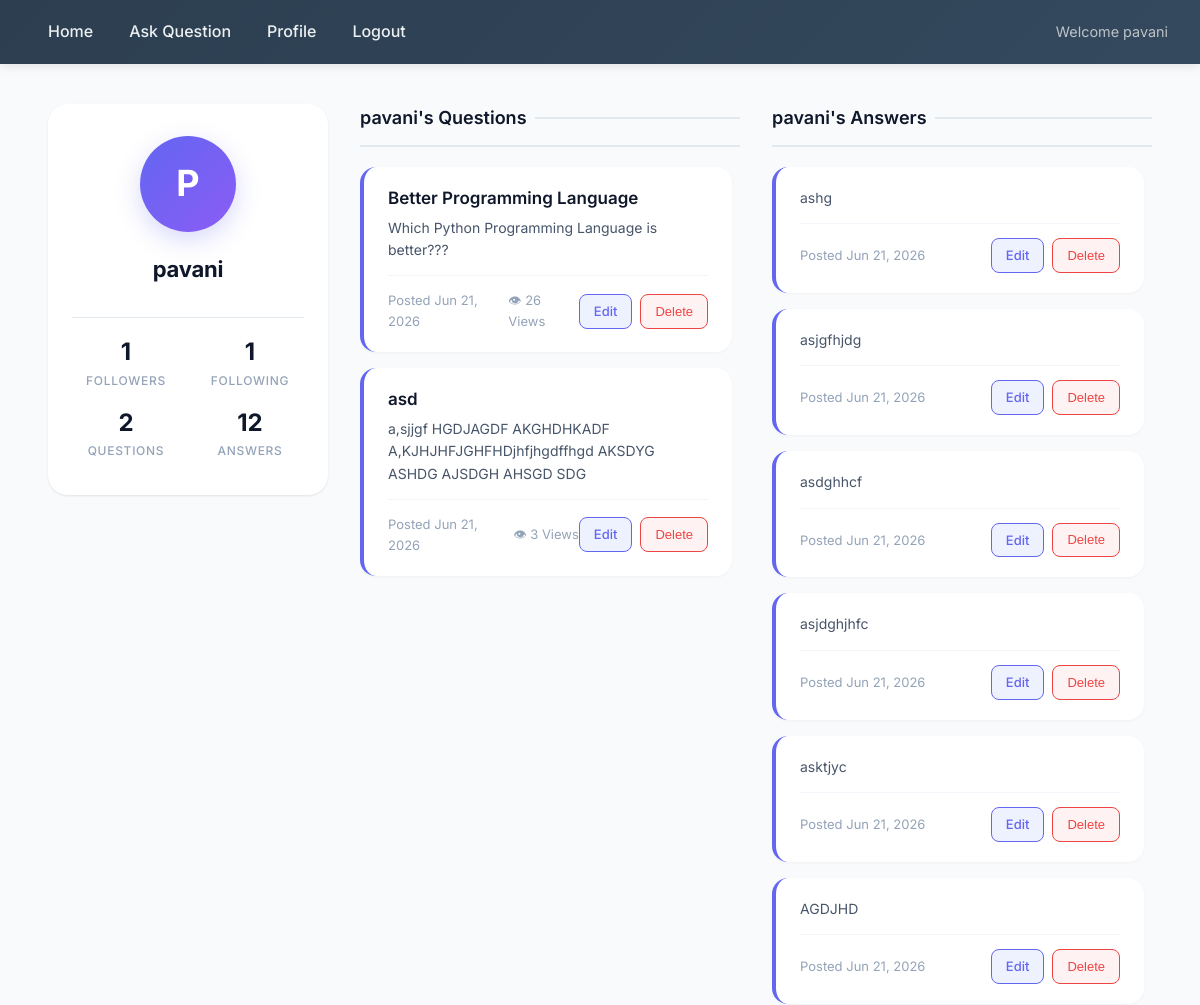
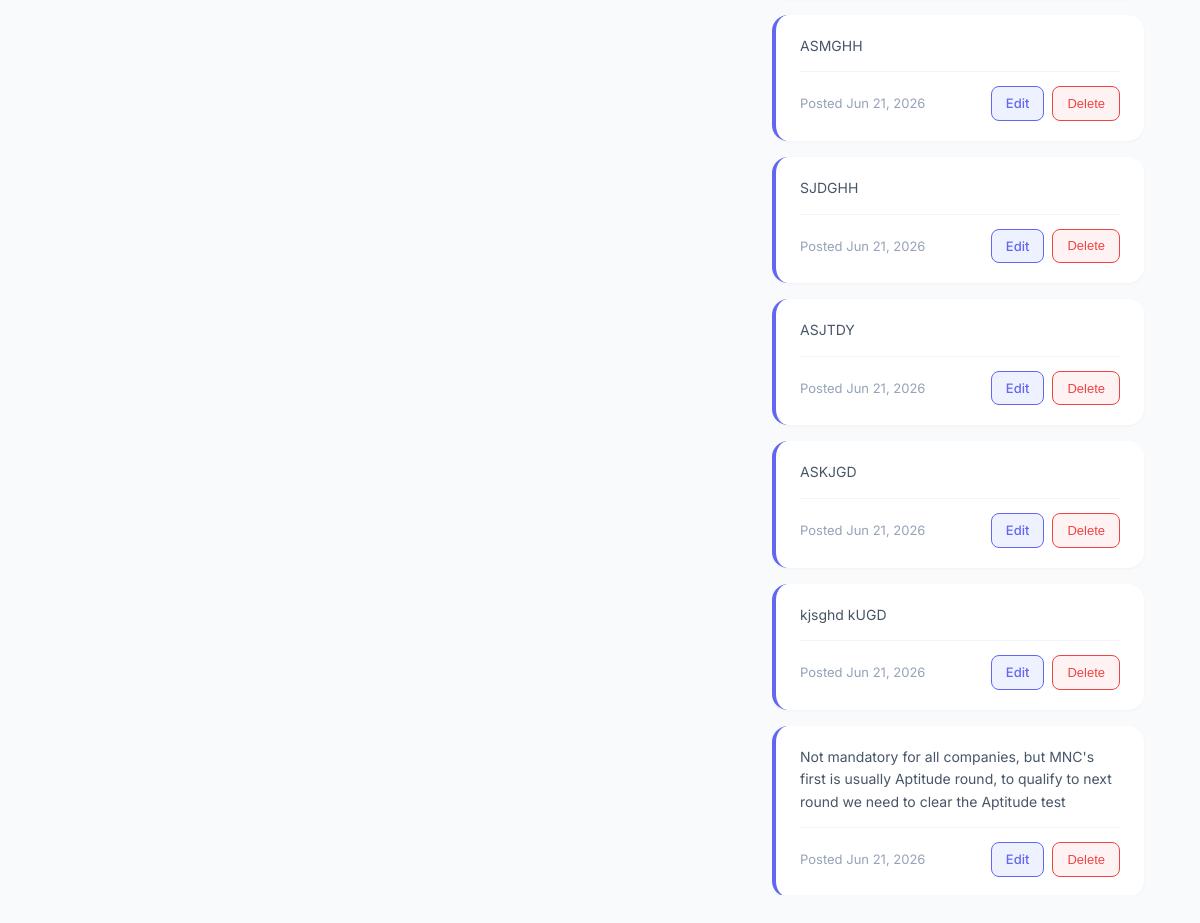
Screenshot of /user/1/ (signed in) with the database file from the repository (2 pictures, top to bottom).
### qa/models.py (models this page shows, shortened)
class Question(models.Model):
    title = models.CharField(max_length=200)
    body = models.TextField()
    tags = models.CharField(max_length=200)
    author = models.ForeignKey(
        User,
        on_delete=models.CASCADE
    )
    created_at = models.DateTimeField(
        auto_now_add=True
    )
    views = models.PositiveIntegerField(default=0)

class Answer(models.Model):
    question = models.ForeignKey(
        Question,
        on_delete=models.CASCADE,
        related_name='answers'
    )
    body = models.TextField()
    author = models.ForeignKey(
        User,
        on_delete=models.CASCADE
    )
    votes = models.IntegerField(
        default=0
    )
    created_at = models.DateTimeField(
        auto_now_add=True
    )
    is_accepted = models.BooleanField(
        default=False
    )

### qa/views.py (the view)
@login_required
def user_profile(request, user_id):
    user = get_object_or_404(
        User,
        id=user_id
    )
    followers_count = Follow.objects.filter(following=user).count()
    following_count = Follow.objects.filter(follower=user).count()
    is_following = False
    if request.user.is_authenticated:
        is_following = Follow.objects.filter(
            follower=request.user,
            following=user
        ).exists()
    print("User:", user.username)
    print("Followers:", followers_count)
    print("Following:", following_count)
    questions = Question.objects.filter(author=user)
    answers = Answer.objects.filter(author=user)
    return render(
        request,
        'qa/profile.html',
        {
            'profile_user': user,
            'questions': questions,
            'answers': answers,
            'followers_count': followers_count,
            'following_count': following_count,
            'is_following': is_following,
        }
    )

### qa/templates/qa/profile.html (shortened to what this page needs)
{% extends 'qa/base.html' %}
{% block content %}
<div class="container">
    <div class="profile-container">
        <aside class="left-column">
            <div class="profile-card">
                <div class="avatar">{{ profile_user.username|first|upper }}</div>
                <div class="profile-info">
                    <h2>{{ profile_user.username }}</h2>
                </div>
                <div class="stats">
                    <div class="stat-card"
                        data-user-id="{{ profile_user.id }}"
                        onclick="openFollowersModal(this)"
                        style="cursor:pointer;">
                        <strong>{{ followers_count }}</strong>
                        <span>Followers</span>
                    </div>
                    <div class="stat-card"
                        data-user-id="{{ profile_user.id }}"
                        onclick="openFollowingModal(this)"
                        style="cursor:pointer;">
                        <strong>{{ following_count }}</strong>
                        <span>Following</span>
                    </div>
                    <div class="stat-card">
                        <strong>{{ questions|length }}</strong>
                        <span>Questions</span>
                    </div>
                    <div class="stat-card">
                        <strong>{{ answers|length }}</strong>
                        <span>Answers</span>
                    </div>
                </div>
            </div>
        </aside>
        <section class="middle-column">
            <h2 class="section-title">{{ profile_user.username }}'s Questions</h2>
            <div class="scroll-box">
                {% for q in questions %}
                <article class="post-card">
                    <a href="{% url 'question_detail' q.id %}" class="post-title">{{ q.title }}</a>
                    <div class="post-body">{{ q.body|truncatewords:20 }}</div>
                    <div class="post-meta">
                        <span>Posted {{ q.created_at|date:"M d, Y" }}</span>👁 {{ q.views }} Views
                        <div class="action-buttons">
                            {% if request.user == q.author %}
                            <a href="{% url 'edit_question' q.id %}" class="btn edit-btn">Edit</a>
                            <button class="btn delete-btn" onclick="openModal('{{ q.id }}', 'question')">Delete</button>
                            {% endif %}
                        </div>
                    </div>
                </article>
                {% empty %}
                <div class="empty-state">
                    <p>No questions posted yet.</p>
                </div>
                {% endfor %}
            </div>
        </section>
        <div class="right-column">
            <h2 class="section-title">{{ profile_user.username }}'s Answers</h2>
            <div class="scroll-box">
                {% for a in answers %}
                <article class="post-card">
                    <div class="post-body">{{ a.body|truncatewords:30 }}</div>
                    <div class="post-meta">
                        <span>Posted {{ a.created_at|date:"M d, Y" }}</span>
                        <div class="action-buttons">
                            {% if request.user == a.author %}
                            <a href="{% url 'edit_answer' a.id %}" class="btn edit-btn">Edit</a>
                            <button class="btn delete-btn" onclick="openModal('{{ a.id }}', 'answer')">Delete</button>
                            {% endif %}
                        </div>
                    </div>
                </article>
                {% empty %}
                <div class="empty-state">
                    <p>No answers posted yet.</p>
                </div>
                {% endfor %}
            </div>
    </div>
</div>
{% endblock %}

### qa/templates/qa/base.html (shortened to what this page needs)
<!DOCTYPE html>
<html>
<head>
</head>
<body>
<nav>
    <a href="{% url 'home' %}">Home</a>
    {% if user.is_authenticated %}
        <a href="{% url 'ask_question' %}">Ask Question</a>
         <a href="{% url 'profile' user.id %}">
            Profile
        </a>
        <a href="{% url 'logout' %}">Logout</a>
        <span>
            Welcome {{ user.username }}
        </span>
    {% else %}
        <a href="{% url 'login' %}">Login</a>
        <a href="{% url 'register' %}">Register</a>
    {% endif %}
</nav>
<div class="container">
    {% block content %}
    {% endblock %}
</div>
</body>
</html>

### qa/templates/qa/base.html (style rules this page uses)
* { margin: 0; padding: 0; box-sizing: border-box; }
body { font-family: 'Inter', -apple-system, BlinkMacSystemFont, 'Segoe UI', Roboto, sans-serif; background: #f8f9fa; color: #2d3436; line-height: 1.6; min-height: 100vh; display: flex; flex-direction: column; }
nav { background: linear-gradient(135deg, #2c3e50 0%, #34495e 100%); padding: 0 2rem; display: flex; align-items: center; height: 64px; box-shadow: 0 2px 10px rgba(0,0,0,0.1); position: sticky; top: 0; z-index: 100; }
nav a { color: #ecf0f1; text-decoration: none; padding: 8px 16px; border-radius: 6px; font-weight: 500; transition: all 0.2s ease; margin-right: 4px; }
nav span { margin-left: auto; color: #bdc3c7; font-size: 0.9rem; }
.container { width: 100%; max-width: 1200px; margin: 0 auto; padding: 0 16px; flex: 1; }

### qa/templates/qa/profile.html (style rules this page uses)
*, *::before, *::after { margin: 0; padding: 0; box-sizing: border-box; }
html, body { overflow: hidden; }
body { font-family: 'Inter', -apple-system, BlinkMacSystemFont, 'Segoe UI', Roboto, sans-serif; background: #f8fafc; color: #1e293b; line-height: 1.6; }
.container { max-width: 1280px; margin: 0 auto; padding: 0 24px; }
.profile-container { display: grid; grid-template-columns: 280px 1fr 1fr; gap: 32px; padding: 40px 0; }
.left-column { position: sticky; top: 24px; height: fit-content; }
.profile-card { background: #ffffff; border-radius: 20px; padding: 32px 24px; box-shadow: 0 1px 3px rgba(0, 0, 0, 0.06), 0 1px 2px rgba(0, 0, 0, 0.04); text-align: center; transition: box-shadow 0.3s ease; }
.avatar { width: 96px; height: 96px; border-radius: 50%; background: linear-gradient(135deg, #6366f1, #8b5cf6); color: #ffffff; font-size: 36px; font-weight: 700; display: flex; align-items: center; justify-content: center; margin: 0 auto 20px; box-shadow: 0 8px 24px rgba(99, 102, 241, 0.25); }
.profile-info h2 { font-size: 22px; font-weight: 700; color: #0f172a; letter-spacing: -0.01em; }
.stats { display: grid; grid-template-columns: repeat(2, 1fr); gap: 16px; border-top: 1px solid #e2e8f0; padding-top: 20px; margin-top: 10px; }
.stat-card strong { display: block; font-size: 24px; font-weight: 700; color: #0f172a; line-height: 1.2; }
.stat-card span { font-size: 12px; font-weight: 500; color: #94a3b8; text-transform: uppercase; letter-spacing: 0.06em; }
.middle-column, .right-column { min-width: 0; }
.section-title { font-size: 18px; font-weight: 600; color: #0f172a; margin-bottom: 20px; padding-bottom: 12px; border-bottom: 2px solid #e2e8f0; display: flex; align-items: center; gap: 8px; }
.section-title::after { content: ''; flex: 1; height: 2px; background: #e2e8f0; }
.post-card { background: #ffffff; border-radius: 16px; padding: 20px 24px; margin-bottom: 16px; box-shadow: 0 1px 3px rgba(0, 0, 0, 0.04); border-left: 4px solid #6366f1; transition: all 0.2s ease; }
.post-title { font-size: 17px; font-weight: 600; color: #0f172a; text-decoration: none; display: block; margin-bottom: 6px; line-height: 1.4; }
.post-body { color: #475569; font-size: 14px; margin-bottom: 14px; display: -webkit-box; -webkit-line-clamp: 3; -webkit-box-orient: vertical; overflow: hidden; }
.post-meta { display: flex; align-items: center; justify-content: space-between; padding-top: 14px; border-top: 1px solid #f1f5f9; font-size: 13px; color: #94a3b8; }
.action-buttons { display: flex; gap: 8px; }
.btn { display: inline-flex; align-items: center; gap: 4px; padding: 6px 14px; border-radius: 8px; font-size: 13px; font-weight: 500; text-decoration: none; border: 1px solid transparent; cursor: pointer; transition: all 0.2s; background: transparent; }
.edit-btn { background: #eef2ff; color: #6366f1; border-color: #6366f1; }
.delete-btn { background: #fef2f2; color: #ef4444; border-color: #ef4444; }
.scroll-box { max-height: 75vh; overflow-y: auto; padding-right: 8px; }

### rows the page displays
Question: title "Better Programming Language", body "Which Python Programming Language is better???", created_at "Jun 21, 2026", views "26"
Question: title "asd", body "a,sjjgf HGDJAGDF AKGHDHKADF A,KJHJHFJGHFHDjhfjhgdffhgd AKSDYG ASHDG AJSDGH AHSGD SDG", created_at "Jun 21, 2026", views "3"
Answer: body "ashg", created_at "Jun 21, 2026"
Answer: body "asjgfhjdg", created_at "Jun 21, 2026"
Answer: body "asdghhcf", created_at "Jun 21, 2026"
Answer: body "asjdghjhfc", created_at "Jun 21, 2026"
Answer: body "asktjyc", created_at "Jun 21, 2026"
Answer: body "AGDJHD", created_at "Jun 21, 2026"
Answer: body "ASMGHH", created_at "Jun 21, 2026"
Answer: body "SJDGHH", created_at "Jun 21, 2026"
Answer: body "ASJTDY", created_at "Jun 21, 2026"
Answer: body "ASKJGD", created_at "Jun 21, 2026"
Answer: body "kjsghd kUGD", created_at "Jun 21, 2026"
Answer: body "Not mandatory for all companies, but MNC's first is usually Aptitude round, to qualify to next round we need to clear the Aptitude test", created_at "Jun 21, 2026"

### other values shown
{{ user.username }} "pavani"
{{ profile_user.username|first|upper }} "P"
{{ profile_user.username }} "pavani"
{{ followers_count }} "1"
{{ following_count }} "1"
{{ questions|length }} "2"
{{ answers|length }} "12"
